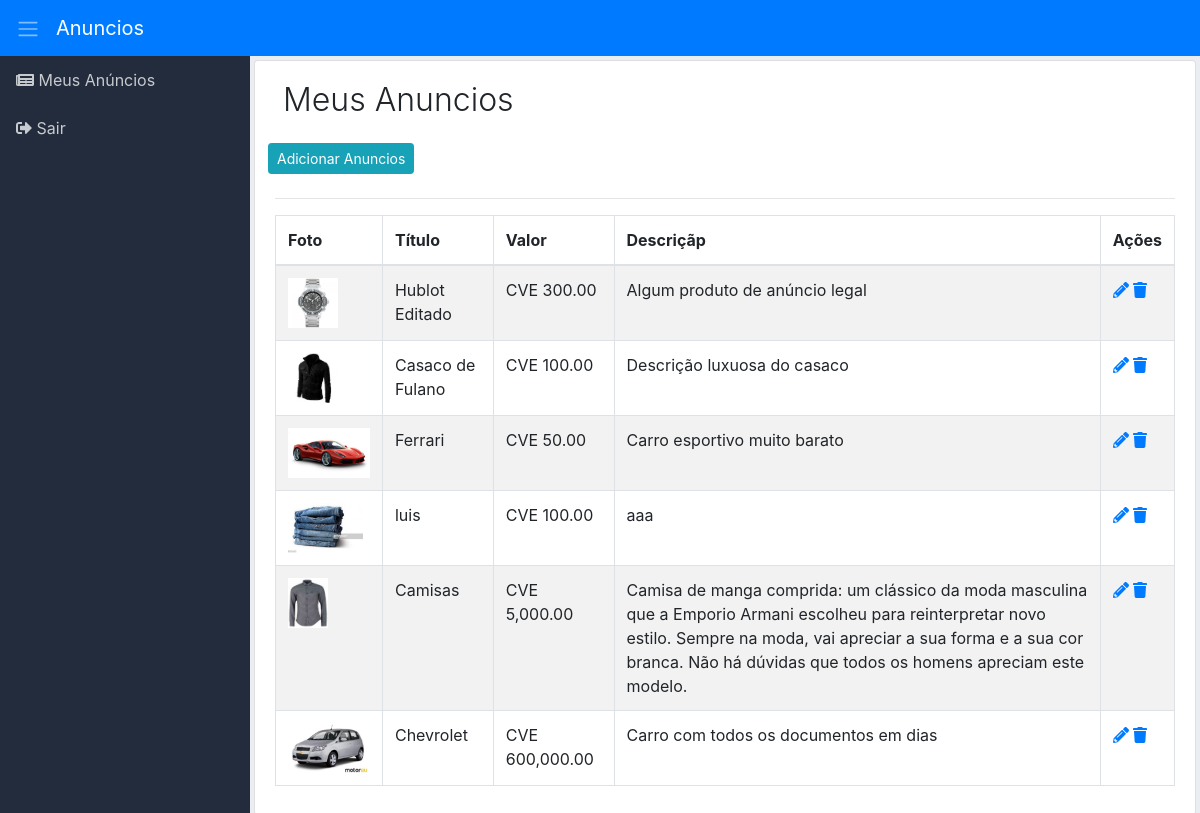
The app's page /meus-anuncios.php (signed in) with its own data.
### tables this page shows
CREATE TABLE `anuncios` (
  `id` int(11) UNSIGNED NOT NULL,
  `id_usuario` int(11) NOT NULL,
  `id_categoria` int(11) NOT NULL,
  `titulo` varchar(100) DEFAULT NULL,
  `descricao` text DEFAULT NULL,
  `valor` float DEFAULT NULL,
  `estado` int(11) DEFAULT NULL
);

### classes/anuncios.class.php (called while the page is built, shortened)
<?php
class Anuncios {
	public function getMeusAnuncios() {
		global $pdo;
		$array = array();
		$sql = $pdo->prepare("SELECT
			*,
			(select anuncios_imagens.url from anuncios_imagens where anuncios_imagens.id_anuncio = anuncios.id limit 1) as url
			FROM anuncios
			WHERE id_usuario = :id_usuario");
		$sql->bindValue(":id_usuario", $_SESSION['cLogin']);
		$sql->execute();
		if($sql->rowCount() > 0) {
			$array = $sql->fetchAll();
		}
		return $array;
	}
}

### meus-anuncios.php (the view, shortened to what this page needs)
<?php require  'pages/header.php'?>
        <div class="d-flex">
            <nav class="sidebar">
                <ul class="nav navbar-nav navbar-right">
                    <li><a href="meus-anuncios.php"><i class="fas fa-newspaper"></i> Meus Anúncios</a></li>
                    <li><a href="sair.php"><i class="fas fa-sign-out-alt"></i> Sair</a></li>
            </ul>
            </nav>
            <div class="content p-1">
                <div class="list-group-item">
                    <div class="d-flex">
                        <div class="mr-auto p-2">
                            <h2 class="display-4 titulo">Meus Anuncios</h2>
                        </div>
                    </div>
                    <div class="row mb-3">
                    	  <a href="add-anuncio.php">
                            <div class="p-2">
                                <button class="btn btn-info btn-sm">
                                    Adicionar Anuncios
                                </button>
                            </div>
                        </a>
                      </div><hr>
                             <div class="table-responsive">
                        <table class="table table-striped table-hover table-bordered">
                            <thead>
                                <tr>
                                    <th>Foto</th>
                                    <th>Título</th>
                                    <th class="d-none d-sm-table-cell">Valor</th>
                                    <th class="d-none d-lg-table-cell">Descriçãp</th>
                                    <th class="text-center">Ações</th>
                                </tr>
                            </thead>
                            <?php
        require 'classes/anuncios.class.php';
        $a = new Anuncios();
        $anuncios = $a->getMeusAnuncios();
        foreach($anuncios as $anuncio):
        ?>
        <tr>
            <td>
                <?php if(!empty($anuncio['url'])): ?>
                <img src="assets/images/anuncios/<?php echo $anuncio['url']; ?>" height="50" border="0" />
                <?php else: ?>
                <img src="assets/images/default.jpg" height="50" border="0" />
                <?php endif; ?>
            </td>
            <td><?php echo $anuncio['titulo']; ?></td>
            <td>CVE <?php echo number_format($anuncio['valor'], 2); ?></td>
            <td><?php echo $anuncio['descricao']; ?></td>
            <td>
                <a href="editar-anuncio.php?id=<?php echo $anuncio['id']; ?>"><i class="fas fa-pencil-alt"></i></a>
                <a href="excluir-anuncio.php?id=<?php echo $anuncio['id']; ?>"><i class="fas fa-trash"></i></a>
            </td>
        </tr>
        <?php endforeach; ?>
    </table>
</div>
</div>
</div>
</div>
  <?php require 'pages/footer.php'; ?>

### pages/header.php (shortened to what this page needs)
<!DOCTYPE html>
<html lang="pt-br">
    <head>
        <link rel="stylesheet" href="assets/css/bootstrap.min.css">
        <link rel="stylesheet" href="assets/css/fontawesome.min.css">
        <link rel="stylesheet" href="assets/css/dashboard.css">
        <link rel="stylesheet" href="assets/css/style.css" />
    </head>
    <body>
        <nav class="navbar navbar-expand navbar-dark bg-primary">
            <a class="sidebar-toggle text-light mr-3">
                <span class="navbar-toggler-icon"></span>
            </a>
            <a class="navbar-brand" href="index.php">Anuncios</a>
            <div class="collapse navbar-collapse">
                <ul class="navbar-nav ml-auto">
                     <ul class="navbar-nav ml-auto">
                    <li class="nav-item dropdown">
                        <?php if(isset($_SESSION['cLogin']) && !empty($_SESSION['cLogin'])): ?>
                        <a class="nav-link  menu-header" href="" id="navbarDropdownMenuLink" data-toggle="">
                           <li><span><?php echo $_SESSION['nome'] ;?></span></li>
                               </a>
                              <?php else: ?>
                        <li>   <a class="nav-link  menu-header" href="login.php" id="navbarDropdownMenuLink" data-toggle=""><span class="d-none d-sm-inline">Login</span></li></a>
                <?php endif; ?>
                </ul>
            </div>
        </nav>

### pages/footer.php (shortened to what this page needs)
<!DOCTYPE html>
<html>
<head>
</head>
<body>
</body>
</html>

### assets/css/dashboard.css (style rules this page uses)
body { background-color: #eaeef3; }
.menu-header { color: #FFF !important; }
.sidebar { background-color: #222c3c; min-width: 250px; max-width: 250px; min-height: calc(100vh - 56px); transition: all 0.3s; }
.sidebar ul li a { display: block; padding: 0.75rem 1rem; color: #c7cace; text-decoration: none; }
.content { width: 100%; }
.titulo { font-size: 2.0rem !important; }

### records on screen
anuncios: shows a picture, titulo "Hublot Editado", valor "300.00", descricao "Algum produto de anúncio legal"
anuncios: shows a picture, titulo "Casaco de Fulano", valor "100.00", descricao "Descrição luxuosa do casaco"
anuncios: shows a picture, titulo "Ferrari", valor "50.00", descricao "Carro esportivo muito barato"
anuncios: shows a picture, titulo "luis", valor "100.00", descricao "aaa"
anuncios: shows a picture, titulo "Camisas", valor "5,000.00", descricao "Camisa de manga comprida: um clássico da moda masculina que a Emporio Armani escolheu para reinterpretar novo estilo. Sempre na moda, vai apreciar a sua forma e a sua cor branca. Não há dúvidas que todos os homens apreciam este modelo."
anuncios: shows a picture, titulo "Chevrolet", valor "600,000.00", descricao "Carro com todos os documentos em dias"
